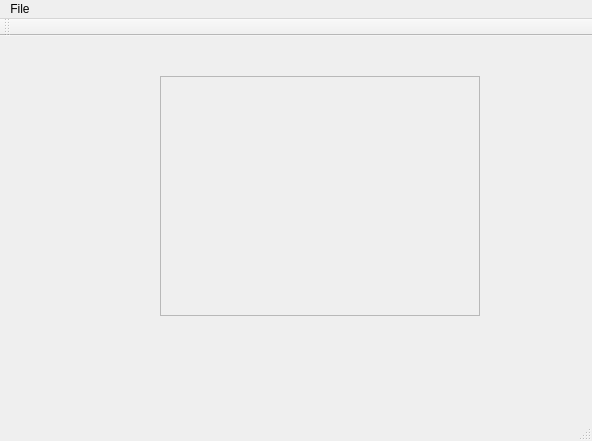
<?xml version="1.0" encoding="UTF-8"?>
<ui version="4.0">
 <class>BintoMatClass</class>
 <widget class="QMainWindow" name="BintoMatClass">
  <property name="geometry">
   <rect>
    <x>0</x>
    <y>0</y>
    <width>592</width>
    <height>441</height>
   </rect>
  </property>
  <property name="windowTitle">
   <string>BintoMat</string>
  </property>
  <widget class="QWidget" name="centralWidget">
   <widget class="QScrollArea" name="scrollArea">
    <property name="geometry">
     <rect>
      <x>160</x>
      <y>40</y>
      <width>320</width>
      <height>240</height>
     </rect>
    </property>
    <property name="widgetResizable">
     <bool>true</bool>
    </property>
    <widget class="QWidget" name="scrollAreaWidgetContents">
     <property name="geometry">
      <rect>
       <x>0</x>
       <y>0</y>
       <width>318</width>
       <height>238</height>
      </rect>
     </property>
    </widget>
   </widget>
  </widget>
  <widget class="QMenuBar" name="menuBar">
   <property name="geometry">
    <rect>
     <x>0</x>
     <y>0</y>
     <width>592</width>
     <height>23</height>
    </rect>
   </property>
   <widget class="QMenu" name="menuFile">
    <property name="title">
     <string>File</string>
    </property>
    <addaction name="openAction"/>
    <addaction name="colorAction"/>
    <addaction name="saveAction"/>
   </widget>
   <addaction name="menuFile"/>
  </widget>
  <widget class="QToolBar" name="mainToolBar">
   <attribute name="toolBarArea">
    <enum>TopToolBarArea</enum>
   </attribute>
   <attribute name="toolBarBreak">
    <bool>false</bool>
   </attribute>
  </widget>
  <widget class="QStatusBar" name="statusBar"/>
  <action name="openAction">
   <property name="text">
    <string>open</string>
   </property>
  </action>
  <action name="colorAction">
   <property name="text">
    <string>color</string>
   </property>
  </action>
  <action name="saveAction">
   <property name="text">
    <string>save</string>
   </property>
  </action>
 </widget>
 <layoutdefault spacing="6" margin="11"/>
 <resources>
  <include location="BintoMat.qrc"/>
 </resources>
 <connections/>
</ui>
